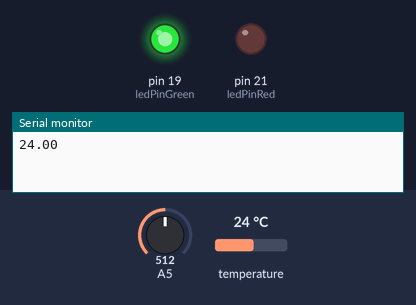
Recording of a sketch running on a simulated Arduino Mega 2560, built with avr-gcc and run on an emulated ATmega2560. Parts: output pins drawn as LEDs (lit = HIGH), the last lines printed to the serial monitor. Inputs (shaded band) come from the test bench; at power-on: temperature 24 °C, A5 = 512.

Above: at 0.8 s.
4.6 s: temperature set to 18.4 °C
9.5 s: temperature set to 17.3 °C
At 14.0 s:
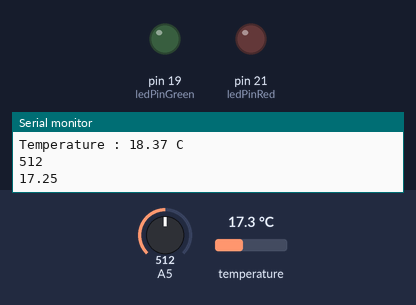
18.3 s: temperature set to 19 °C
At 20.1 s:
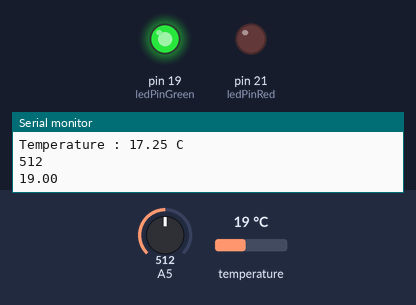
27.4 s: temperature set to 12 °C
At 31.7 s:
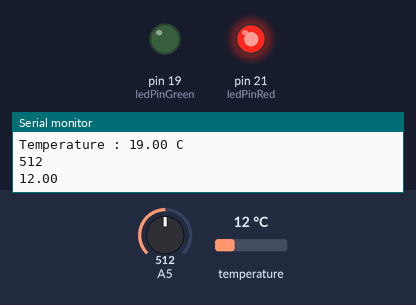
Timing chart, 0 to 37.2 s (numbered marks = the images above; inputs shaded):
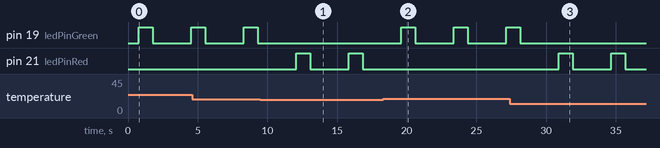

The sketch:

todo.ino
```cpp
#include "OneWire.h"
#include "DallasTemperature.h"

OneWire oneWire(23);
DallasTemperature tempSensor(&oneWire);
// Clim
const int ledPinGreen = 19;
// Chauffage
const int ledPinRed = 21;

void setup() {
  // put your setup code here, to run once:
  Serial.begin(9600);
  tempSensor.begin();
  pinMode(ledPinGreen, OUTPUT);
  pinMode(ledPinRed, OUTPUT);
}

void loop() {
  float t;
  int sensorValue;
  int jour;
  jour = 0;

  sensorValue = analogRead(A5);
  tempSensor.requestTemperaturesByIndex(0);
  t=tempSensor.getTempCByIndex(0);
  Serial.println(t);

  // Determiner jour ou nuit
  // Cas où c'est le jour
  if(sensorValue > 2298){
    jour = 1;

    if(t<23){
      digitalWrite(ledPinRed, HIGH);
      delay(1000);
      digitalWrite(ledPinRed, LOW);
      delay(1000);
    }
    else{
      digitalWrite(ledPinGreen, HIGH);
      delay(1000);
      digitalWrite(ledPinGreen, LOW);
      delay(1000);
    }
  }

  // Cas où c'est la nuit
  else{
    if(t<18){
      digitalWrite(ledPinRed, HIGH);
      delay(1000);
      digitalWrite(ledPinRed, LOW);
      delay(1000);
    }
    else{
      digitalWrite(ledPinGreen, HIGH);
      delay(1000);
      digitalWrite(ledPinGreen, LOW);
      delay(1000);
    }
  }

  Serial.print("Temperature : ");
  Serial.print(t);
  Serial.print(" C\n");
  Serial.println(sensorValue, DEC);

  delay(1000);
}
```

Measured:
- the behaviour switches between 18 and 17.9 °C on temperature (found by bisection; images 0 and 1)
- after the input at 9.5 s, pin 19 (ledPinGreen): stops changing and stays LOW; pin 21 (ledPinRed): alternates HIGH for 1.0 s and LOW for 2.8 s, starting after 2.6 s
- after the input at 18.3 s, pin 19 (ledPinGreen): alternates HIGH for 1.0 s and LOW for 2.8 s, starting after 1.3 s; pin 21 (ledPinRed): stops changing and stays LOW
- after the input at 27.4 s, pin 19 (ledPinGreen): goes on until 28.1 s, then stays LOW; pin 21 (ledPinRed): alternates HIGH for 1.0 s and LOW for 2.8 s, starting after 3.5 s
